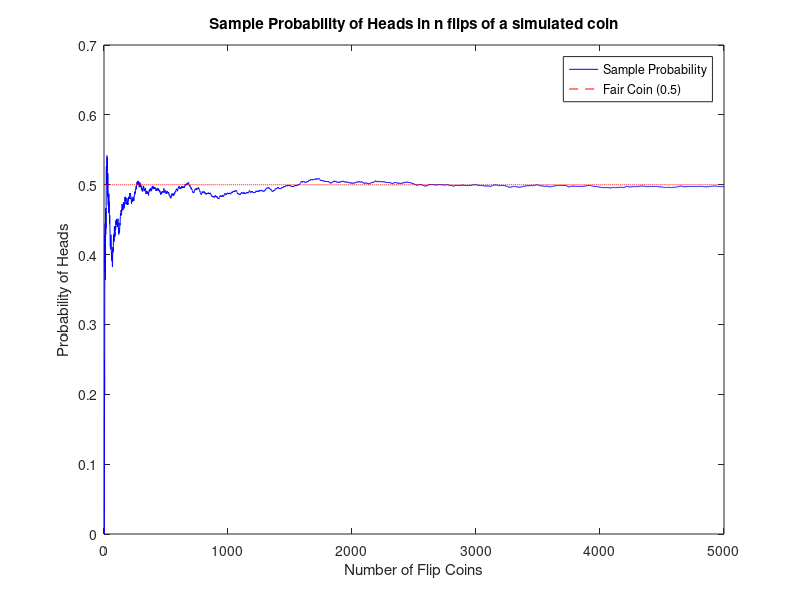

This chart was generated by the following MATLAB code:
% Coin toss simulation
n = 5000; % Number of tosses

% Random tosses for heads (1) and tails (0)
tosses = rand(1, n) < 0.5;

% Plot of the ongoing prediction
predictions = cumsum(tosses) ./ (1:n); % Ongoing prediction
expected_value = 0.5 * ones(1, n); % Expected value (0.5)
x_axis = 1:n; % Number of tosses

% Create the plot
plot(x_axis, predictions, '-b', x_axis, expected_value, '--r');
xlabel('Number of Flip Coins');
ylabel('Probability of Heads');
title('Sample Probability of Heads in n flips of a simulated coin');
legend('Sample Probability', 'Fair Coin (0.5)', 'Location', 'best');
